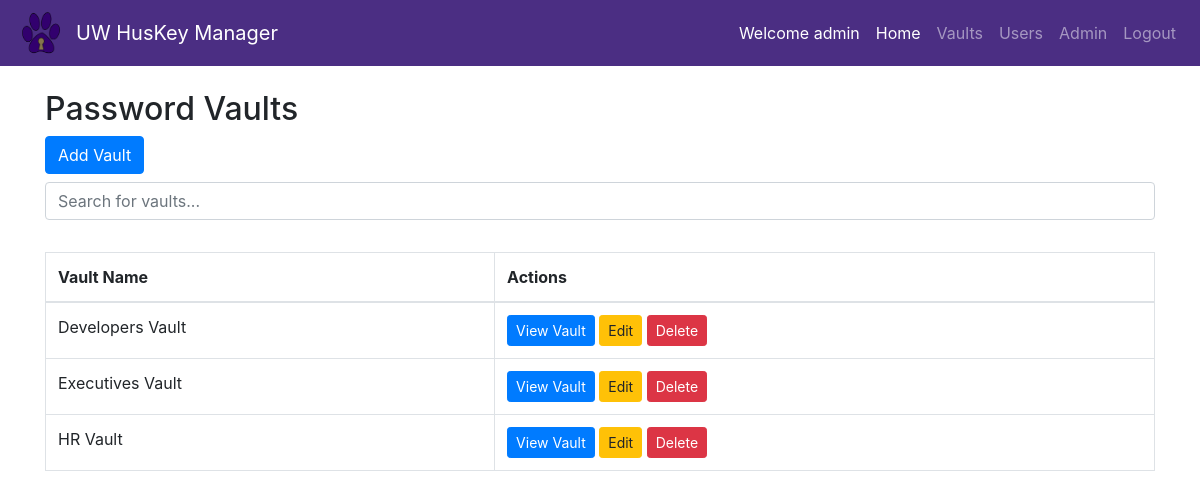
Page /webapp/public/vaults/index.php (signed in) on the committed database.
### tables this page shows
CREATE TABLE IF NOT EXISTS vaults (
    vault_id INT AUTO_INCREMENT PRIMARY KEY,    
    vault_name VARCHAR(255) NOT NULL    
);

### webapp/public/vaults/index.php (the view, shortened to what this page needs)
<?php
$hostname = 'backend-mysql-database';
$username = 'user';
$password = 'supersecretpw';
$database = 'password_manager';
$conn = new mysqli($hostname, $username, $password, $database);
if ($_COOKIE['isSiteAdministrator'] == true) {
    $query = "SELECT vaults.vault_id, vaults.vault_name
               FROM vaults";
} else {
    $query = "SELECT vaults.vault_id, vaults.vault_name
    FROM vaults, vault_permissions, users
    WHERE vaults.vault_id = vault_permissions.vault_id
    AND vault_permissions.user_id = users.user_id
    AND users.username = '" . $_COOKIE['authenticated'] . "'";
}
$result = $conn->query($query);
?>
<!DOCTYPE html>
<html lang="en">
<head>
    <link rel="stylesheet" href="https://stackpath.bootstrapcdn.com/bootstrap/4.3.1/css/bootstrap.min.css">
</head>
<body>
    <?php include '../components/nav-bar.php'; ?>
    <div class="container mt-4">
        <h2>Password Vaults</h2>
        <button type="button" class="btn btn-primary mb-2" data-toggle="modal" data-target="#addVaultModal">
            Add Vault
        </button>
        <table class="table">
            <thead>
                <input type="text" id="searchInput" onkeypress="searchTable(event)" placeholder="Search for vaults..."
                    class="form-control mb-3">
                    <table class="table table-bordered" id="vaultTable">
                    <thead>
                        <tr>
                            <th>Vault Name</th>
                            <th>Actions</th>
                        </tr>
                    </thead>
                    <tbody>
                    <tbody>
                        <?php while ($row = $result->fetch_assoc()): ?>
                            <tr>
                                <td>
                                    <?php echo $row['vault_name']; ?>
                                </td>
                                <td>
                                    <a href="vault_details.php?vault_id=<?php echo $row['vault_id']; ?>"
                                        class="btn btn-primary btn-sm" role="button" aria-disabled="true">View Vault</a>
                                    <button class="btn btn-warning btn-sm edit-btn" data-toggle="modal"
                                        data-target="#editVaultModal" data-vault-name="<?php echo $row['vault_name']; ?>"
                                        data-vault-id="<?php echo $row['vault_id']; ?>">Edit</button>
                                    <button class="btn btn-danger btn-sm delete-btn" data-toggle="modal"
                                        data-target="#deleteVaultModal" data-vault-name="<?php echo $row['vault_name']; ?>"
                                        data-vault-id="<?php echo $row['vault_id']; ?>">Delete</button>
                                </td>
                            </tr>
                        <?php endwhile; ?>
                    </tbody>
                </table>
    </div>
</body>
</html>

### rows in the picture
vaults: vault_name "Developers Vault"
vaults: vault_name "Executives Vault"
vaults: vault_name "HR Vault"

### other values in the picture
$_COOKIE['authenticated'] "admin"
